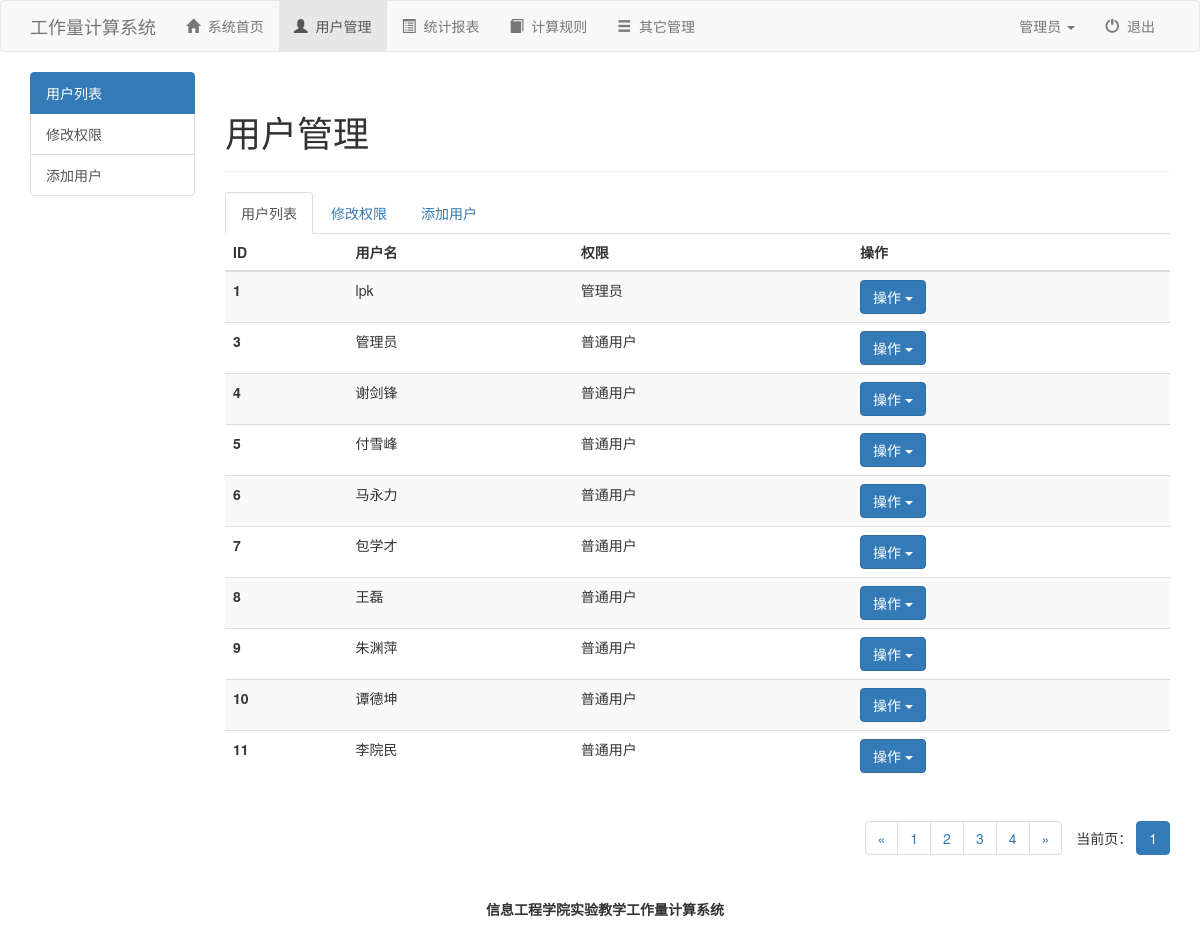
Screenshot of /user.php with the database file from the repository.
### tables this page shows
CREATE TABLE `user` (
  `UId` int(11) NOT NULL AUTO_INCREMENT,
  `username` varchar(30) NOT NULL DEFAULT '' COMMENT '用户名',
  `password` varchar(30) NOT NULL DEFAULT '456' COMMENT '密码',
  `root` varchar(10) NOT NULL DEFAULT '普通用户' COMMENT '权限',
  PRIMARY KEY (`UId`)
);

### user.php (the view, shortened to what this page needs)
<!DOCTYPE html>
<html lang="zh-CN">
<head>
	<link rel="stylesheet" href="css/bootstrap.min.css">
	<link rel="stylesheet" href="css/index.css">
</head>
<body>
	<nav class="navbar navbar-default">
		<div class="container">
			<div class="navbar-header">
				<a href="index.html" class="navbar-brand">工作量计算系统</a>
			</div>
			<div class="navbar-collapse collapse">
				<ul class="nav navbar-nav">
					<li><a href="index.html"><span class="glyphicon glyphicon-home"></span>&nbsp;&nbsp;系统首页</a></li>
					<li class="active"><a href="user.php"><span class="glyphicon glyphicon-user"></span>&nbsp;&nbsp;用户管理</a></li>
					<li><a href="content.php"><span class="glyphicon glyphicon-list-alt"></span>&nbsp;&nbsp;统计报表</a></li>
					<li><a href="rules.php"><span class="glyphicon glyphicon-book"></span>&nbsp;&nbsp;计算规则</a></li>
					<li><a href="other.php"><span class="glyphicon glyphicon-menu-hamburger"></span>&nbsp;&nbsp;其它管理</a></li>
				</ul>
				<ul class="nav navbar-nav navbar-right">
					<li class="dropdown">
						<a href="#" id="dLabel" data-toggle="dropdown" aria-haspopup="true" aria-expended="false">
							管理员
							<span class="caret"></span>
						</a>
					</li>
					<li><a href="login.html"><span class="glyphicon glyphicon-off"></span>&nbsp;&nbsp;退出</a></li>
				</ul>
			</div>
		</div>
	</nav>
	<div class="container">
		<div class="row">
			<div class="col-md-2">
				 <div class="list-group">
				 	<a href="user.php" class="list-group-item active">用户列表</a>
				 	<a href="user_root.php" class="list-group-item">修改权限</a>
				 	<a role="button" class="list-group-item" data-toggle="modal" data-target="#myModal">添加用户</a>
				 </div>
			</div>
			<div class="col-md-10">
				<div class="page-header">
					<h1>用户管理</h1>
				</div>
				<ul class="nav nav-tabs">
					<li class="active"><a href="user.php">用户列表</a></li>
					<li><a href="user_root.php">修改权限</a></li>
					<li><a role="button" data-toggle="modal" data-target="#myModal">添加用户</a></li>
				</ul>
				<table class="table table-striped">
						<?php
							$link = mysqli_connect('localhost','root','lpk19961224','system');
							mysqli_set_charset($link ,'utf8');
							$sql_count = "select count(UId) as c from user";
							$sql_result2 = mysqli_query($link, $sql_count);
							$data = mysqli_fetch_assoc($sql_result2);
							$count = $data['c'];
							$page = isset($_GET['page']) ? (int) $_GET['page'] : 1;
							$num = 10;
							$total_page = ceil($count / $num);
							if ($page <= 1) {
								$page = 1;
							}
							$offset = ($page - 1) * $num;
							$sql_select="select * from user limit ".$offset.",$num";
							$sql_result1 = mysqli_query($link, $sql_select);
						?>
						<thead>
						<tr>
							<th>ID</th>
							<th>用户名</th>
							<th>权限</th>
							<th>操作</th>
						</tr>
						</thead>
						<tbody>
						<?php
							while($row = mysqli_fetch_assoc($sql_result1)){
								echo <<<EOD
								<tr>
							    <th>{$row['UId']}</th>
							    <td>{$row['username']}</td>
							    <td>{$row['root']}</td>
							    <td>
									<div role="presentation" class="dropdown">
										<button href="" class="btn btn-primary dropdown-toggle" data-toggle="dropdown" aria-haspopup="true" aria-expanded="false">
											操作
											<span class="caret"></span>
										</button>
										<ul class="dropdown-menu">
EOD;
								echo <<<EOD
										</ul>
									</div>
								</td>
EOD;
							 }
						?>
					</tbody>
				</table>
				<nav class="pull-right">
				<?php
					echo '<ul class="pagination">';
					echo '<li><a href="?page='.($page-1).'" aria-label="Previous"><span aria-hidden="true">&laquo;</span></a></li>';
					for ($i=1; $i <= $total_page; $i++) {
						echo '<li><a href="?page='."$i".'">'."$i".'</a></li>';
					}
					echo '<li><a href="?page='.($page+1).'"><span aria-hidden="true">&raquo;</span></a></li>';
					echo '</ul>';
					echo '<ul class="pagination pull-right">';
					echo '<li style="line-height: 34px;" class="active">&#12288;当前页：&nbsp;<span class="pull-right">'.$page.'</span></li>';
					echo '</ul>';
				 ?>
				</nav>
			</div>
		</div>
	</div>
	<footer>
		<div class="container">
			<div class="row">
				<div class="col-md-12">
					<p>信息工程学院实验教学工作量计算系统</p>
				</div>
			</div>
		</div>
	</footer>
</body>
</html>

### css/index.css (style rules this page uses)
footer { font-weight: bold; text-align: center; padding: 20px; }

### rows the page displays
user: UId "1", username "lpk", root "管理员"
user: UId "3", username "管理员", root "普通用户"
user: UId "4", username "谢剑锋", root "普通用户"
user: UId "5", username "付雪峰", root "普通用户"
user: UId "6", username "马永力", root "普通用户"
user: UId "7", username "包学才", root "普通用户"
user: UId "8", username "王磊", root "普通用户"
user: UId "9", username "朱渊萍", root "普通用户"
user: UId "10", username "谭德坤", root "普通用户"
user: UId "11", username "李院民", root "普通用户"

### other values shown
$page "1"
